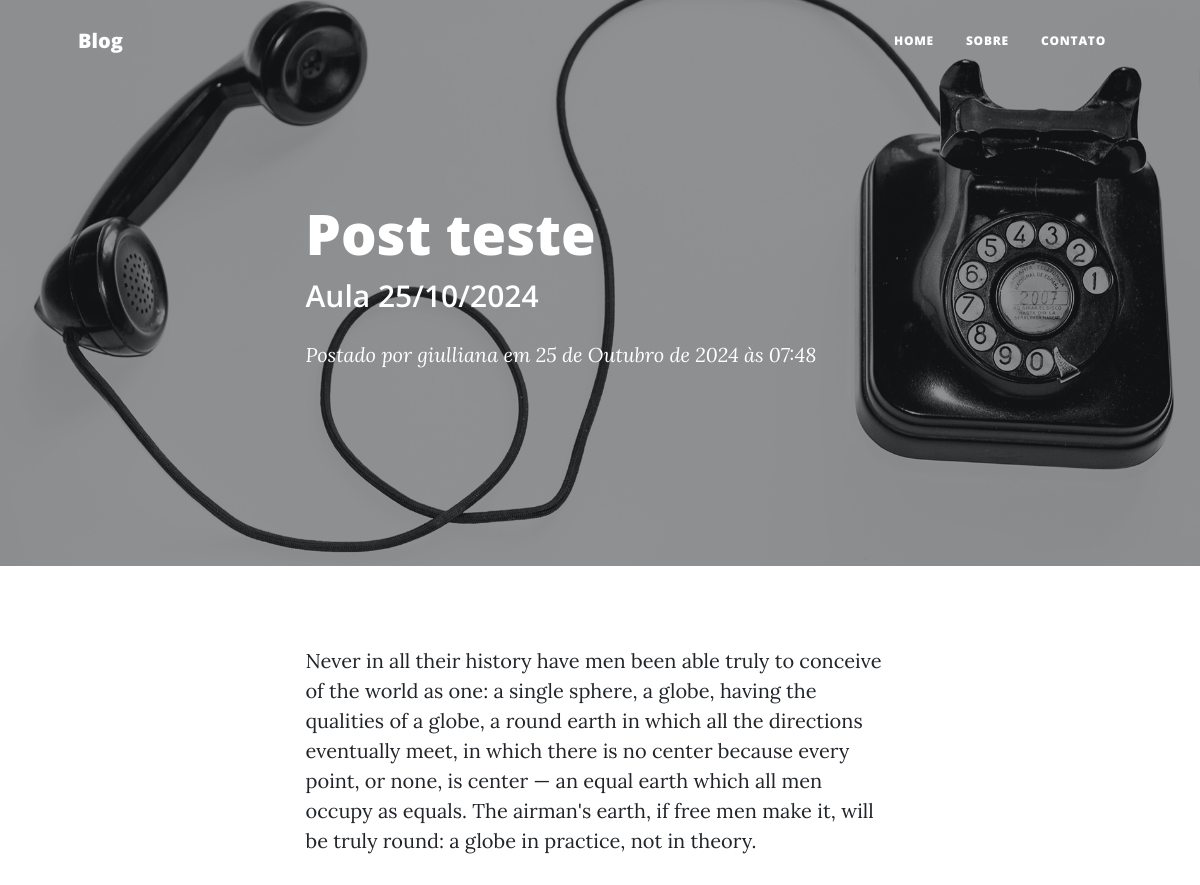
/post/1 (upper part), run on an earlier commit of the app's database.
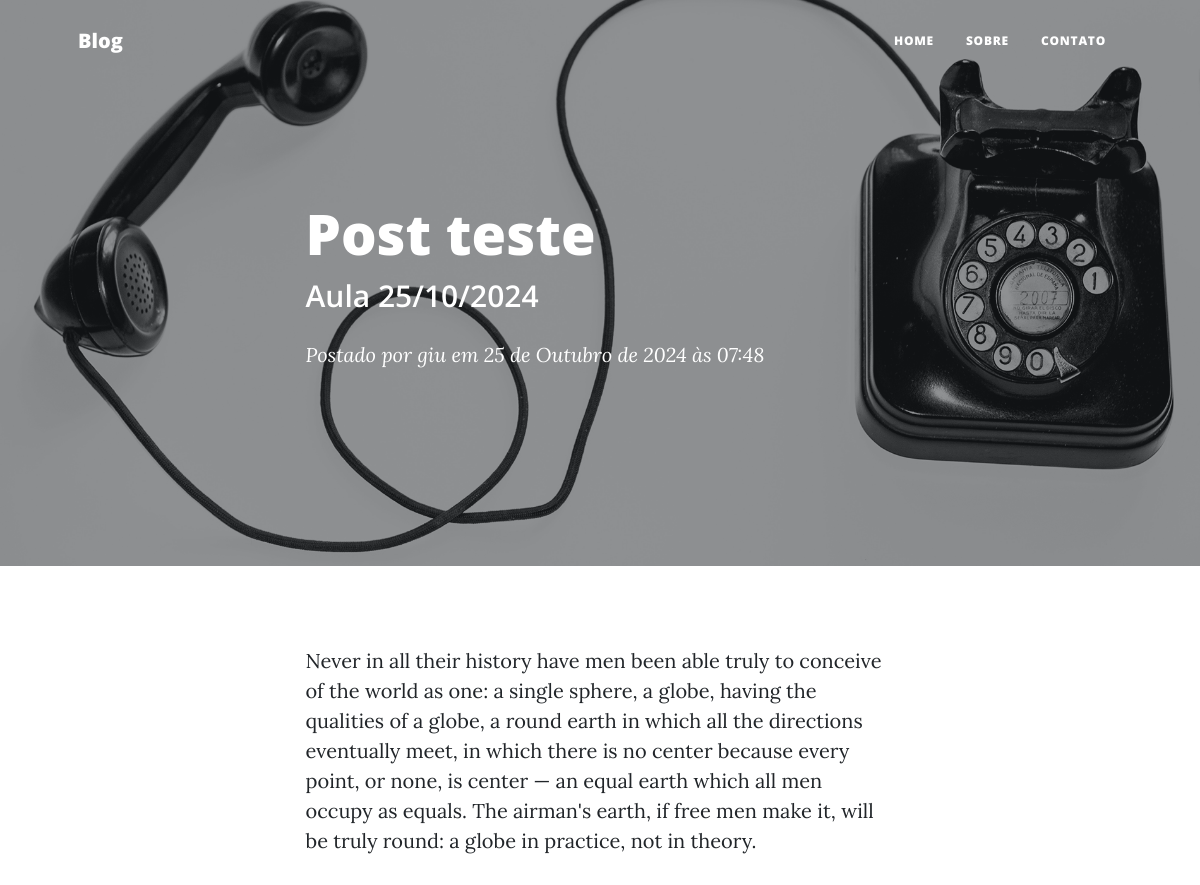
And on a later commit of the database.
### blog/models.py (models this page shows, shortened)
class Post(models.Model):
    titulo = models.CharField(max_length=140)
    subtitulo = models.CharField(max_length= 140, blank=True)
    data_criacao = models.DateTimeField(auto_now_add=True)
    usuario = models.ForeignKey(User, on_delete=models.CASCADE)
    conteudo = models.TextField(max_length=2000)
    capa = models.ImageField(blank=True)

### blog/views.py (the view)
# urls.py: path('post/<int:post_id>', views.post, name='post'),
def post(request, post_id):
    context ={
        "post": Post.objects.get(pk=post_id)
    }
    return render(request, "post.html", context)

### blog/templates/post.html (shortened to what this page needs)
{% extends "base.html" %}
{% load static %}
{% block header %}
        {% if post.capa %}
        <header class="masthead" style="background-image: url('{{ post.capa.url }}')">
        {% else %}
        <header class="masthead">
        {% endif %}
            <div class="container position-relative px-4 px-lg-5">
                <div class="row gx-4 gx-lg-5 justify-content-center">
                    <div class="col-md-10 col-lg-8 col-xl-7">
                        <div class="post-heading">
                            <h1>{{ post.titulo }}</h1>
                            <h2 class="subheading">{{ post.subtitulo }}</h2>
                            <span class="meta">
                                Postado por
                                <a href="#!">{{ post.usuario.username }}</a>
                                em {{ post.data_criacao }}
                            </span>
                        </div>
                    </div>
                </div>
            </div>
        </header>
{% endblock header %}
{% block content %}
        <article class="mb-4">
            <div class="container px-4 px-lg-5">
                <div class="row gx-4 gx-lg-5 justify-content-center">
                    <div class="col-md-10 col-lg-8 col-xl-7">
                        <p>Never in all their history have men been able truly to conceive of the world as one: a single sphere, a globe, having the qualities of a globe, a round earth in which all the directions eventually meet, in which there is no center because every point, or none, is center — an equal earth which all men occupy as equals. The airman's earth, if free men make it, will be truly round: a globe in practice, not in theory.</p>
                    </div>
                </div>
            </div>
        </article>
{% endblock content %}

What changed in the data, as far as the page shows it:
changed Post "Post teste": usuario.username "giulliana" → "giu"
